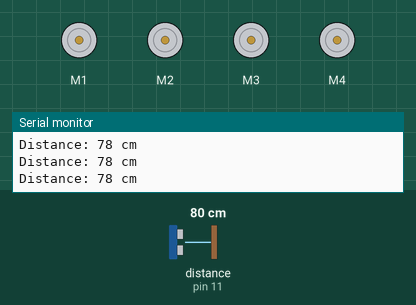
Simulated run of this sketch. Board: Arduino Uno, built with avr-gcc and run on an emulated ATmega328P. Parts: 4 × DC motor (green arrow = forward, orange = backward, longer = faster), the last lines printed to the serial monitor. Wiring (inferred from the names in the program): ultrasonic range finder: trigger pin 10; echo pin 11. The inputs (shaded band) are chosen by the test bench; at power-on: distance to the obstacle (sensor on pin 11) 80 cm. The echo pulse lasts 58.3 µs per cm.

Above: at 1.2 s.
1.3 s: distance to the obstacle (sensor on pin 11) set to 2 cm
At 1.47 s:
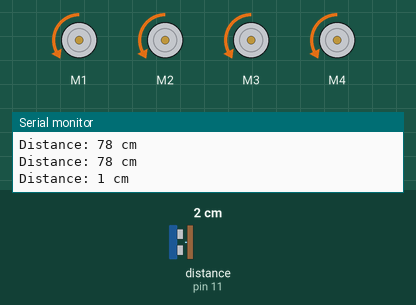
4.3 s: distance to the obstacle (sensor on pin 11) set to 35 cm
7.3 s: distance to the obstacle (sensor on pin 11) set to 4 cm
At 8.36 s:
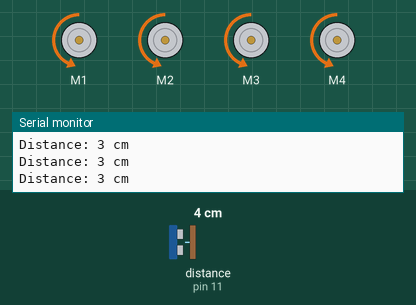
10.3 s: distance to the obstacle (sensor on pin 11) set to 60 cm
11.8 s: distance to the obstacle (sensor on pin 11) set to 7 cm
At 12.05 s:
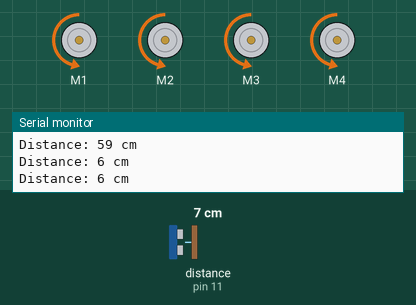
14.8 s: distance to the obstacle (sensor on pin 11) set to 18 cm
Timing chart, 0 to 17.3 s (numbered marks = the images above; inputs shaded):
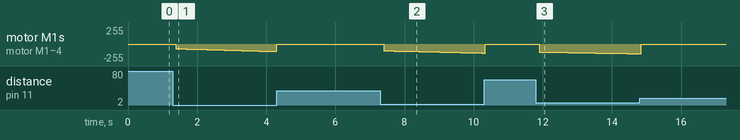

The sketch:

Human_Following_car.ino
```cpp
#include <AFMotor.h>

#define echoPin 11 // attach pin D9 on Arduino (SER1 on motor shield)) to ECHO pin on ultrasonic sensor
#define trigPin 10 // attach pin D10 on Arduino (SERVO_2 on motor shield) to TRIG pin on ultrasonic sensor

long duration; // duration of sound wave travel
int distance; // distance measured

// Desired distance from the object
int desired_distance = 15; // You can adjust this value as needed

// Initialise the four motors
AF_DCMotor front_left(1, MOTOR12_64KHZ);
AF_DCMotor rear_left(2, MOTOR12_64KHZ);
AF_DCMotor front_right(3, MOTOR12_64KHZ);
AF_DCMotor rear_right(4, MOTOR12_64KHZ);

// PID parameters
double kp = 5.0; // Proportional gain
double ki = 0.1; // Integral gain
double kd = 0.1; // Derivative gain
double prevError = 0;
double integral = 0;

void setup() {
  // put your setup code here, to run once:
  pinMode(trigPin, OUTPUT); // set trigPin as OUTPUT
  pinMode(echoPin, INPUT); // set echoPin as INPUT

  Serial.begin(9600); //Start serial communication at 9600 baud rate
}

void loop() {
  // put your main code here, to run repeatedly:
  // clear trigPin condition
  digitalWrite(trigPin, LOW);
  delayMicroseconds(2);

  // Sets trigPin to HIGH for 10 microseconds
  digitalWrite(trigPin, HIGH);
  delayMicroseconds(10);
  digitalWrite(trigPin, LOW);

  // Read the echoPin and return the travel time of sound wave in microseconds
  duration = pulseIn(echoPin, HIGH);

  // Calculate distance travelled
  distance = (duration * 0.034 / 2); // Speed of sound wave divided by 2 (out and back)

  // Display the distance measured in cm in the serial monitor
  Serial.print("Distance: ");
  Serial.print(distance);
  Serial.println(" cm");

  if (distance > 10) {
    // Stop the motors if the object is too far away
    front_left.run(RELEASE);
    rear_left.run(RELEASE);
    front_right.run(RELEASE);
    rear_right.run(RELEASE);
  } else {
    // Calculate PID control
    double error = distance - desired_distance;
    integral += error;
    double derivative = error - prevError;
    double output = kp * error + ki * integral + kd * derivative;
    prevError = error;

    // Limit the output to the range [-255, 255]
    output = constrain(output, -255, 255);

    // Set the speed for each motor (values can be between 0 and 255)
    int speed = abs(output);
    front_left.setSpeed(speed);
    rear_left.setSpeed(speed);
    front_right.setSpeed(speed);
    rear_right.setSpeed(speed);

    // Set the direction of the motor
    if(output > 0) {
      // Object is too close, move backward
      front_left.run(FORWARD);
      rear_left.run(FORWARD);
      front_right.run(FORWARD);
      rear_right.run(FORWARD);
    } else {
      // Object is too far, move forward
      front_left.run(BACKWARD);
      rear_left.run(BACKWARD);
      front_right.run(BACKWARD);
      rear_right.run(BACKWARD);
    }
  }

  delay(100);
}
```

Measured:
- after the input at 1.3 s, motor M1–4: moves from stopped to backward 110/255 over 2.8 s, starting after 0.07 s
- after the input at 7.3 s, motor M1–4: moves from stopped to backward 135/255 over 2.8 s, starting after 0.10 s
- after the input at 11.8 s, motor M1–4: moves from stopped to backward 146/255 over 2.8 s, starting after 0.10 s
